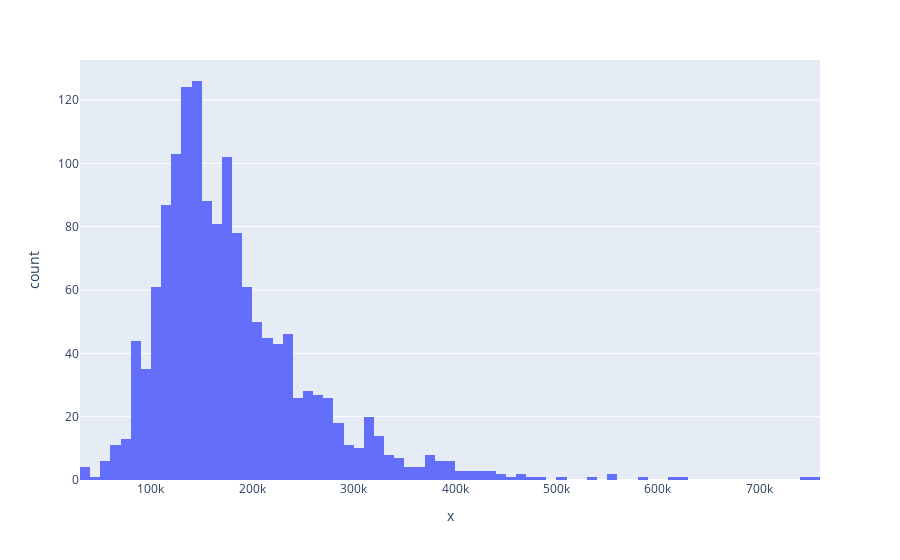

Source (notebook cell):
### Code cell
dist_fig=px.histogram(x=final_df['SalePrice'])
dist_fig.show()

### Figure 1 — Plotly figure (JSON) as saved in the notebook; plotly's stock layout.template omitted (floating-point values rounded to 4 significant figures; data arrays with more than 128 entries replaced by an {"elided": "..."} marker saying what was removed)
{"data": [{"alignmentgroup": "True", "bingroup": "x", "hovertemplate": "x=%{x}<br>count=%{y}<extra></extra>", "legendgroup": "", "marker": {"color": "#636efa", "pattern": {"shape": ""}}, "name": "", "offsetgroup": "", "orientation": "v", "showlegend": false, "type": "histogram", "x": {"elided": "1460 int values"}, "xaxis": "x", "yaxis": "y"}], "layout": {"barmode": "relative", "legend": {"tracegroupgap": 0}, "margin": {"t": 60}, "xaxis": {"anchor": "y", "domain": [0, 1], "title": {"text": "x"}}, "yaxis": {"anchor": "x", "domain": [0, 1], "title": {"text": "count"}}}}
